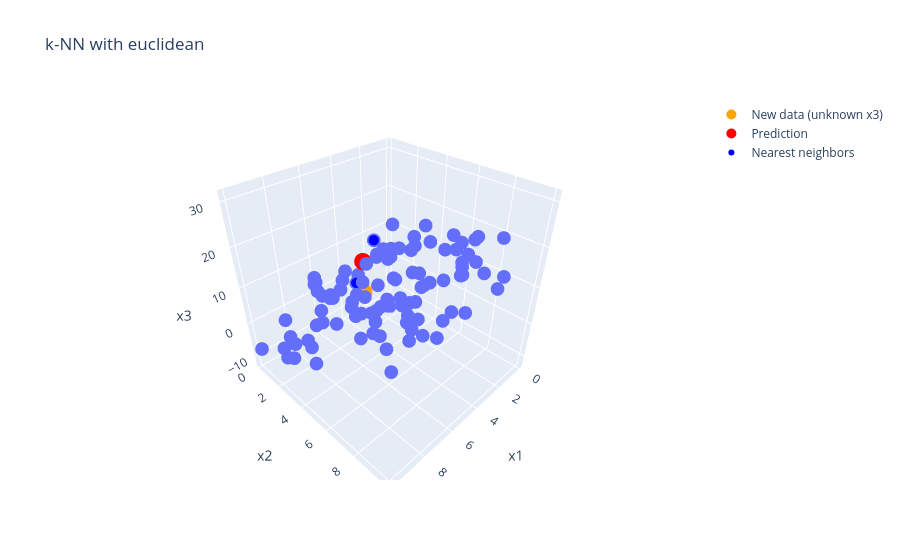

Notebook code cell kept with this figure:
### Code cell
np.random.seed(1724)
n = 100 # number of data points
X = np.random.uniform(0,10,(n,2))
X = np.column_stack([X,2*X[:,1] + np.random.normal(0,6,n)]) # 3 features

new_data = np.array([4,2])

distances = [[euclidean(x[0:2],new_data),idx] for idx, x in enumerate(X)]
distances.sort(key=lambda x: x[0])
k = 3
k_shortest = distances[:k]
neighbors = np.array([X[idx] for (_, idx) in k_shortest])
prediction = np.mean(neighbors[:,2])



fig=px.scatter_3d(x=X[:,0],y=X[:,1],z=X[:,2],labels={"x":"x1","y":"x2","z":"x3"},title="k-NN with euclidean")

# new point with unknown target x3 (x3=0)
fig.add_trace(go.Scatter3d(
    x=[new_data[0]],
    y=[new_data[1]],
    z=[0],
    mode='markers',
    marker=dict(size=10, color='orange'),
    name="New data (unknown x3)"
))

# Predicted point
fig.add_trace(go.Scatter3d(
    x=[new_data[0]],
    y=[new_data[1]],
    z=[prediction],
    mode='markers',
    marker=dict(size=10, color='red'),
    name="Prediction"
))


# Nearest neighbors
fig.add_trace(go.Scatter3d(
    x=neighbors[:,0],
    y=neighbors[:,1],
    z=neighbors[:,2],
    mode='markers',
    marker=dict(size=6, color='blue'),
    name="Nearest neighbors"
))

fig.show()

### Figure 1 — Plotly figure (JSON) as saved in the notebook; plotly's stock layout.template omitted (floating-point values rounded to 4 significant figures)
{"data": [{"hovertemplate": "x1=%{x}<br>x2=%{y}<br>x3=%{z}<extra></extra>", "legendgroup": "", "marker": {"color": "#636efa", "symbol": "circle"}, "mode": "markers", "name": "", "scene": "scene", "showlegend": false, "type": "scatter3d", "x": [8.118, 0.4002, 8.065, 5.746, 8.171, 6.075, 9.726, 7.837, 0.7507, 0.05918, 4.708, 5.267, 0.5943, 4.427, 5.245, 1.225, 5.912, 0.8501, 2.994, 7.539, 0.5408, 7.273, 1.36, 4.709, 8.041, 4.283, 9.115, 2.194, 1.723, 7.851, 5.416, 7.621, 5.009, 5.527, 6.487, 2.724, 6.663, 5.203, 5.619, 8.912, 9.191, 5.012, 0.9227, 7.819, 8.932, 7.506, 0.8987, 1.243, 5.598, 4.249, 7.74, 7.374, 5.239, 9.313, 3.168, 1.998, 6.606, 1.787, 7.392, 9.943, 6.847, 5.794, 8.636, 1.351, 1.619, 2.229, 6.353, 4.808, 9.961, 4.564, 2.807, 3.235, 1.704, 1.466, 8.357, 9.626, 4.97, 0.04566, 2.569, 5.79, 4.985, 8.698, 6.916, 8.992, 6.008, 8.124, 5.663, 3.462, 9.166, 0.7292, 3.01, 2.293, 7.284, 3.343, 9.957, 9.811, 1.102, 5.678, 3.64, 2.653], "y": [3.254, 0.8747, 6.293, 1.166, 7.385, 4.416, 9.821, 9.594, 1.376, 0.2993, 2.74, 1.99, 3.193, 4.312, 2.835, 6.578, 9.109, 0.8094, 2.606, 2.475, 6.758, 3.183, 1.441, 8.945, 1.889, 3.393, 1.758, 9.564, 7.715, 3.147, 2.536, 7.464, 0.3516, 1.813, 1.186, 1.83, 8.38, 9.873, 9.974, 5.725, 8.707, 1.383, 2.983, 8.793, 3.58, 8.785, 6.465, 1.426, 0.1658, 2.875, 2.643, 5.601, 6.626, 1.721, 5.564, 1.027, 7.412, 2.639, 8.572, 5.355, 4.564, 8.893, 9.569, 8.782, 1.951, 6.185, 9.204, 2.323, 3.534, 3.955, 1.746, 0.6775, 9.08, 6.391, 7.429, 2.902, 3.368, 3.051, 5.5, 6.536, 6.392, 4.244, 8.419, 4.303, 8.368, 5.902, 9.276, 7.98, 2.47, 2.78, 9.02, 6.669, 9.193, 2.226, 0.2294, 2.437, 6.82, 7.202, 1.63, 7.581], "z": [15.31, -5.626, 7.242, 1.036, 14.47, 8.52, 14.33, 26.53, -4.308, 2.379, 6.003, 8.658, 1.16, 3.912, 3.774, 8.649, 13.4, 1.46, 11.65, 11.31, 17.19, 8.139, -12.12, 23.43, -5.464, 13.33, 3.039, 16.46, 15.45, 5.986, -0.1837, 6.493, -3.419, 3.567, -5.752, -1.042, 13.77, 31.04, 16.65, 11.6, 17.36, 4.316, 12.15, 17.01, -0.3741, 14.59, 7.946, 4.0, -1.819, -4.037, 11.62, 10.06, 10.21, -7.791, 7.401, 5.433, 14.56, 9.812, 11.06, 3.249, 5.547, 21.71, 22.43, 22.42, 15.0, 16.61, 10.69, 5.103, -0.659, 1.222, -9.466, 0.8603, 11.42, -1.823, 12.36, 2.617, 12.79, 13.95, 17.93, 12.46, 21.82, 15.43, 18.46, 7.806, 20.55, 15.4, 28.39, 23.65, -1.876, 0.8274, 17.83, 21.1, 13.7, 13.99, -7.521, -1.436, 14.51, 25.44, 7.788, 15.77]}, {"marker": {"color": "orange", "size": 10}, "mode": "markers", "name": "New data (unknown x3)", "type": "scatter3d", "x": [4], "y": [2], "z": [0]}, {"marker": {"color": "red", "size": 10}, "mode": "markers", "name": "Prediction", "type": "scatter3d", "x": [4], "y": [2], "z": [8.96]}, {"marker": {"color": "blue", "size": 6}, "mode": "markers", "name": "Nearest neighbors", "type": "scatter3d", "x": [3.64, 3.343, 4.808], "y": [1.63, 2.226, 2.323], "z": [7.788, 13.99, 5.103]}], "layout": {"legend": {"tracegroupgap": 0}, "scene": {"domain": {"x": [0, 1], "y": [0, 1]}, "xaxis": {"title": {"text": "x1"}}, "yaxis": {"title": {"text": "x2"}}, "zaxis": {"title": {"text": "x3"}}}, "title": {"text": "k-NN with euclidean"}}}
